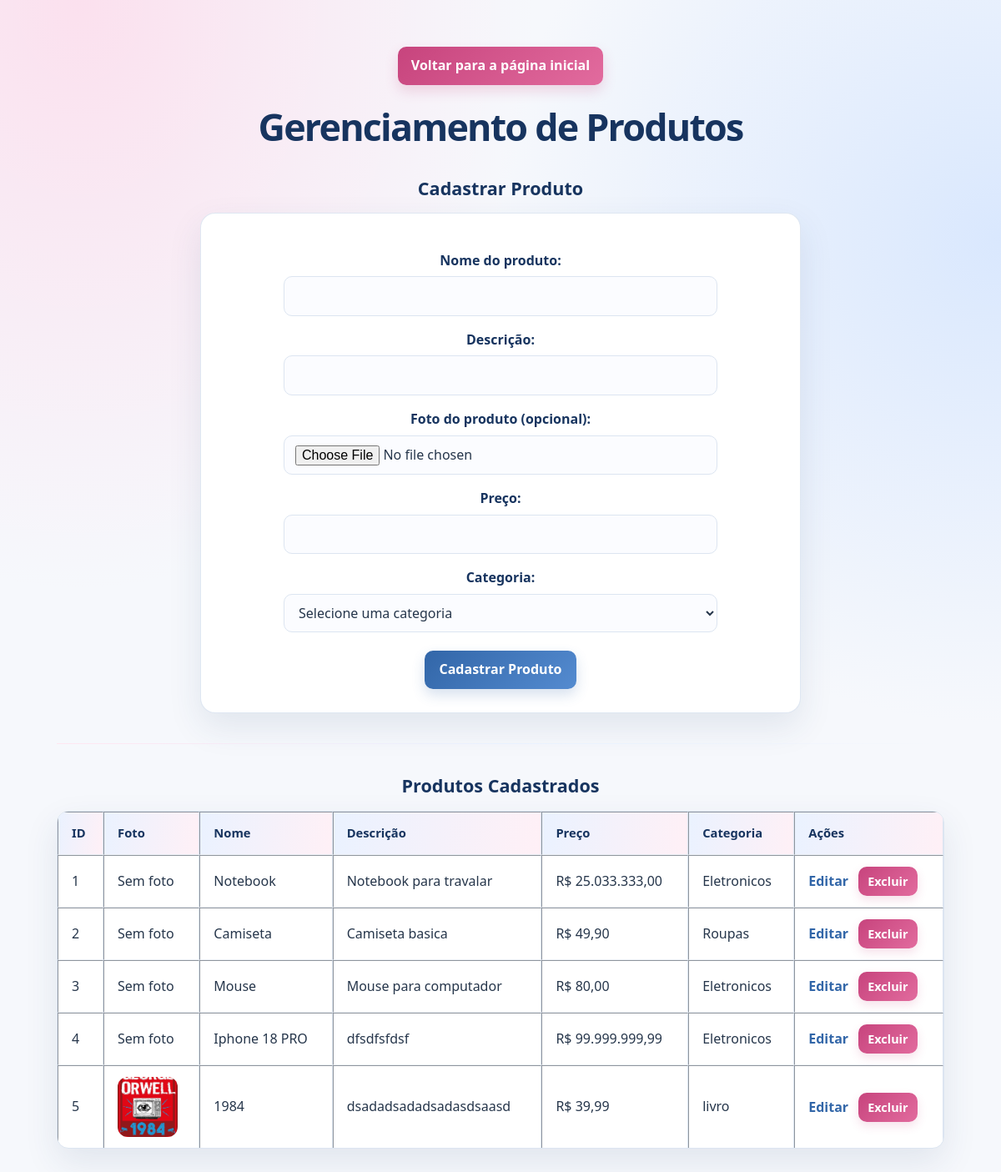
The page /views/produtos.php on the database its author committed.
### tables this page shows
CREATE TABLE `produtos` (
  `id` int(11) NOT NULL,
  `nome` varchar(100) NOT NULL,
  `descricao` varchar(255) DEFAULT NULL,
  `preco` decimal(10,2) NOT NULL,
  `categoria_id` int(11) NOT NULL,
  `foto` varchar(255) DEFAULT NULL
);

CREATE TABLE `categorias` (
  `id` int(11) NOT NULL,
  `nome` varchar(100) NOT NULL,
  `descricao` varchar(255) DEFAULT NULL
);

### modelo/produto.php (called while the page is built, shortened)
<?php
class Produto
{
    private $conexao;
    public function __construct($conexao)
    {
        $this->conexao = $conexao;
    }
    public function listar()
    {
        $sql = "SELECT produtos.*, categorias.nome AS categoria_nome
                FROM produtos
                INNER JOIN categorias
                ON produtos.categoria_id = categorias.id";
        return $this->conexao->query($sql);
    }
}

### views/produtos.php (the view, shortened to what this page needs)
<?php
require_once "../config/conexao.php";
require_once "../modelo/produto.php";
$produto = new Produto($conexao);
$produtos = $produto->listar();
?>
<!DOCTYPE html>
<html lang="pt-br">
<head>
    <link rel="stylesheet" href="../css/style.css">
</head>
<body>
    <a class="back-home" href="../index.php">Voltar para a página inicial</a>
    <h1>Gerenciamento de Produtos</h1>
    <h2>Cadastrar Produto</h2>
    <form action="../controles/ProdutoController.php" method="POST" enctype="multipart/form-data">
        <label>Nome do produto:</label>
        <input type="text" name="nome" required>
        <br><br>
        <label>Descrição:</label>
        <input type="text" name="descricao">
        <br><br>
        <label>Foto do produto (opcional):</label>
        <input type="file" name="foto" accept="image/jpeg,image/png,image/webp">
        <br><br>
        <label>Preço:</label>
        <input type="number" name="preco" step="0.01" min="0" required>
        <br><br>
        <label>Categoria:</label>
        <select name="categoria_id" required>
            <option value="">Selecione uma categoria</option>
        </select>
        <br><br>
        <button type="submit">Cadastrar Produto</button>
    </form>
    <hr>
    <h2>Produtos Cadastrados</h2>
    <table border="1" cellpadding="10">
        <tr>
            <th>ID</th>
            <th>Foto</th>
            <th>Nome</th>
            <th>Descrição</th>
            <th>Preço</th>
            <th>Categoria</th>
            <th>Ações</th>
        </tr>
        <?php while ($linha = $produtos->fetch_assoc()) { ?>
            <tr>
                <td><?php echo $linha["id"]; ?></td>
                <td>
                    <?php if (!empty($linha["foto"])) { ?>
                        <img class="product-photo" src="../<?php echo htmlspecialchars($linha["foto"], ENT_QUOTES, "UTF-8"); ?>" alt="Foto de <?php echo htmlspecialchars($linha["nome"], ENT_QUOTES, "UTF-8"); ?>">
                    <?php } else { ?>
                        <span>Sem foto</span>
                    <?php } ?>
                </td>
                <td><?php echo htmlspecialchars($linha["nome"]); ?></td>
                <td><?php echo htmlspecialchars($linha["descricao"] ?? ""); ?></td>
                <td>R$ <?php echo number_format($linha["preco"], 2, ",", "."); ?></td>
                <td><?php echo htmlspecialchars($linha["categoria_nome"]); ?></td>
                <td>
                    <a href="editar_produto.php?id=<?php echo $linha['id']; ?>">
                        Editar
                    </a>
                    <form action="../controles/ProdutoController.php"
                        method="POST" style="display:inline;">
                        <button type="submit">Excluir</button>
                    </form>
                </td>
            </tr>
        <?php } ?>
    </table>
</body>
</html>

### css/style.css (style rules this page uses)
:root { color-scheme: light; --blue-900: #17345f; --blue-700: #3266a8; --blue-100: #e8f1ff; --pink-700: #c7447d; --pink-100: #ffe7f1; --ink: #26364b; --muted: #718096; --surface: #ffffff; --border: #dce5f1; --shadow: 0 16px 40px rgba(37, 67, 110, 0.1); }
* { box-sizing: border-box; }
body { min-height: 100vh; width: calc(100% - 32px); max-width: 1120px; margin: 0 auto; padding: 56px 28px; color: var(--ink); text-align: center; background: radial-gradient(ellipse at 8% 0%, rgba(255, 207, 228, 0.58), transparent 34rem), radial-gradient(ellipse at 100% 20%, rgba(197, 220, 255, 0.58), transparent 38rem), #f6f8fc; font-family: "Segoe UI", Arial, sans-serif; line-height: 1.6; }
h1, h2 { color: var(--blue-900); line-height: 1.25; text-align: center; }
h1 { margin: 0 0 28px; font-size: clamp(2rem, 5vw, 2.8rem); letter-spacing: -0.04em; }
h2 { margin: 32px 0 16px; font-size: 1.35rem; }
body > form { width: 100%; max-width: 720px; margin: 0 auto 30px; padding: 28px; border: 1px solid rgba(220, 229, 241, 0.9); border-radius: 18px; background: var(--surface); box-shadow: var(--shadow); text-align: center; }
label { display: block; margin: 16px 0 6px; color: var(--blue-900); font-weight: 600; }
input:not([type="hidden"]), select { width: 100%; max-width: 520px; display: block; margin: 0 auto; min-height: 44px; padding: 10px 13px; border: 1px solid var(--border); border-radius: 10px; outline: none; background: #fbfcff; color: var(--ink); font: inherit; transition: border-color 160ms ease, box-shadow 160ms ease; }
button, body > a > button { min-height: 42px; padding: 10px 18px; border: 0; border-radius: 10px; background: linear-gradient(135deg, var(--blue-700), #548bd0); color: #fff; font: inherit; font-weight: 650; cursor: pointer; box-shadow: 0 7px 16px rgba(50, 102, 168, 0.2); transition: transform 160ms ease, box-shadow 160ms ease, filter 160ms ease; }
body > form button { margin-top: 22px; }
a { color: var(--blue-700); font-weight: 600; text-decoration: none; }
.back-home { display: inline-block; margin: 0 0 22px; padding: 10px 16px; border-radius: 10px; background: linear-gradient(135deg, var(--pink-700), #e26b9e); color: #fff; box-shadow: 0 7px 16px rgba(199, 68, 125, 0.2); }
hr { height: 1px; margin: 36px 0; border: 0; background: linear-gradient(90deg, var(--pink-100), var(--blue-100), transparent); }
table { width: 100%; margin: 18px 0 0; overflow: hidden; border: 1px solid var(--border); border-collapse: separate; border-spacing: 0; border-radius: 14px; background: var(--surface); box-shadow: var(--shadow); }
body > h2 + table, body > hr + h2 + table { margin-right: auto; margin-left: auto; }
th, td { padding: 13px 16px; border-bottom: 1px solid #edf1f7; text-align: left; vertical-align: middle; }
th { background: linear-gradient(100deg, #eaf2ff, #fff0f6); color: var(--blue-900); font-size: 0.92rem; font-weight: 700; }
tr:last-child td { border-bottom: 0; }
td form { display: inline !important; margin: 0; }
td button { min-height: 34px; margin-left: 8px; padding: 6px 11px; background: linear-gradient(135deg, var(--pink-700), #e26b9e); font-size: 0.9rem; box-shadow: 0 5px 12px rgba(199, 68, 125, 0.16); }
.product-photo { width: 72px; height: 72px; border-radius: 12px; object-fit: cover; vertical-align: middle; }

### rows shown on the page
produtos: id "1", shows "Sem foto", nome "Notebook", descricao "Notebook para travalar", preco "25.033.333,00", categoria.nome "Eletronicos"
produtos: id "2", shows "Sem foto", nome "Camiseta", descricao "Camiseta basica", preco "49,90", categoria.nome "Roupas"
produtos: id "3", shows "Sem foto", nome "Mouse", descricao "Mouse para computador", preco "80,00", categoria.nome "Eletronicos"
produtos: id "4", shows "Sem foto", nome "Iphone 18 PRO", descricao "dfsdfsfdsf", preco "99.999.999,99", categoria.nome "Eletronicos"
produtos: id "5", foto (picture), nome "1984", descricao "dsadadsadadsadasdsaasd", preco "39,99", categoria.nome "livro"
